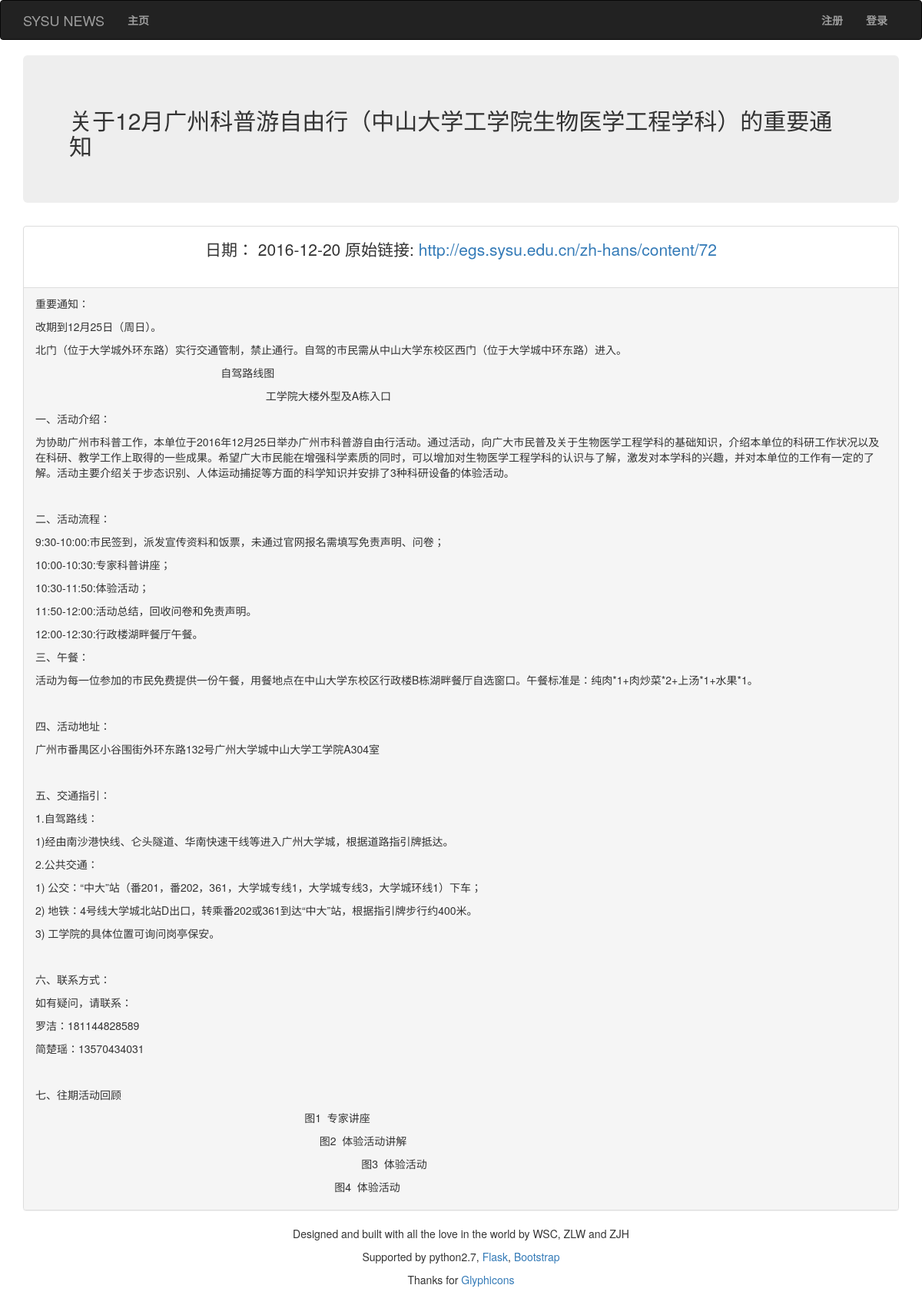
/articles/1, run on the app's committed database.
### app/models.py (models this page shows, shortened)
class Article(db.Model):
	__tablename__ = 'articles'
	id = db.Column(db.Integer, primary_key=True)
	title = db.Column(db.Text)
	text = db.Column(db.Text)
	link = db.Column(db.String(256))
	timestamp = db.Column(db.DateTime, default=datetime.utcnow)
	date = db.Column(db.Date)
	favorites = db.relationship('Favorite', foreign_keys=[Favorite.article_id],
								backref=db.backref('article', lazy='joined'), lazy='dynamic',
								cascade='all, delete-orphan')
	belong = db.Column(db.String(32), index=True)
	tag = db.Column(db.String(32), index=True)
	noticed = db.Column(db.Boolean, default=False)

### app/main/views.py (the view)
@main.route('/articles/<int:id>')
def read(id):
	article = Article.query.get_or_404(id)
	text = article.text.split('\n')
	return render_template('article.html', article=article, text=text)

### app/models.py (called while the page is built)
	def is_administrator(self):
		return False

### app/templates/article.html (shortened to what this page needs)
{% extends "base.html" %}
{% block page_content %}
<div class="jumbotron">
	<h2>{{ article.title }}</h2>
</div>
<div class="panel panel-default">
  <div class="panel-body">
  	<p class="lead text-center">日期： {{ article.date }}  原始链接: <a href="{{ article.link }}">{{ article.link }}</a></p>
  </div>
  <div class="panel-footer">
    {% for sentence in text %}
			<p>{{ sentence }}</p>
    {% endfor %}
  </div>
</div>
{% endblock %}

### data on the page
Article: title "关于12月广州科普游自由行（中山大学工学院生物医学工程学科）的重要通知", date "2016-12-20", link "http://egs.sysu.edu.cn/zh-hans/content/72"

### other printed values
{{ sentence }} "重要通知：" "改期到12月25日（周日）。" "北门（位于大学城外环东路）实行交通管制，禁止通行。自驾的市民需从中山大学东校区西门（位于大学城中环东路）进入。" "自驾路线图" "工学院大楼外型及A栋入口" "一、活动介绍：" "二、活动流程：" "9:30-10:00:市民签到，派发宣传资料和饭票，未通过官网报名需填写免责声明、问卷；" "10:00-10:30:专家科普讲座；" "10:30-11:50:体验活动；" "11:50-12:00:活动总结，回收问卷和免责声明。" "12:00-12:30:行政楼湖畔餐厅午餐。" "三、午餐：" "活动为每一位参加的市民免费提供一份午餐，用餐地点在中山大学东校区行政楼B栋湖畔餐厅自选窗口。午餐标准是：纯肉*1+肉炒菜*2+上汤*1+水果*1。" "四、活动地址：" "广州市番禺区小谷围街外环东路132号广州大学城中山大学工学院A304室" "五、交通指引：" "1.自驾路线：" "1)经由南沙港快线、仑头隧道、华南快速干线等进入广州大学城，根据道路指引牌抵达。" "2.公共交通：" "1) 公交：“中大”站（番201，番202，361，大学城专线1，大学城专线3，大学城环线1）下车；" "2) 地铁：4号线大学城北站D出口，转乘番202或361到达“中大”站，根据指引牌步行约400米。" "3) 工学院的具体位置可询问岗亭保安。" "六、联系方式：" "如有疑问，请联系：" "罗洁：181144828589" "简楚瑶：13570434031" "七、往期活动回顾" "图1 专家讲座" "图2 体验活动讲解" "图3 体验活动" "图4 体验活动"
